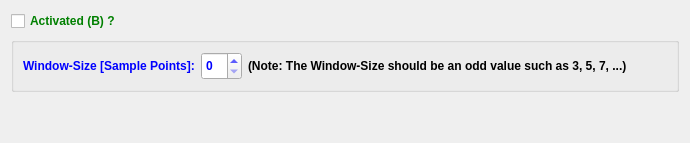
                  <widget class="QWidget" name="tab_11">
                   <attribute name="title">
                    <string>B</string>
                   </attribute>
                   <layout class="QVBoxLayout" name="verticalLayout_28">
                    <item>
                     <widget class="QCheckBox" name="checkBox_medianFilterBActivate">
                      <property name="font">
                       <font>
                        <weight>75</weight>
                        <bold>true</bold>
                       </font>
                      </property>
                      <property name="styleSheet">
                       <string notr="true">color: green
</string>
                      </property>
                      <property name="text">
                       <string>Activated (B) ?</string>
                      </property>
                     </widget>
                    </item>
                    <item>
                     <widget class="QGroupBox" name="groupBox_5">
                      <property name="title">
                       <string/>
                      </property>
                      <layout class="QVBoxLayout" name="verticalLayout_15">
                       <item>
                        <layout class="QHBoxLayout" name="horizontalLayout_38">
                         <item>
                          <widget class="QLabel" name="label_31">
                           <property name="font">
                            <font>
                             <weight>75</weight>
                             <bold>true</bold>
                            </font>
                           </property>
                           <property name="styleSheet">
                            <string notr="true">color: blue</string>
                           </property>
                           <property name="text">
                            <string>Window-Size [Sample Points]:</string>
                           </property>
                          </widget>
                         </item>
                         <item>
                          <widget class="QSpinBox" name="spinBox_medianFilterWindowSizeB">
                           <property name="minimumSize">
                            <size>
                             <width>0</width>
                             <height>28</height>
                            </size>
                           </property>
                           <property name="maximumSize">
                            <size>
                             <width>16777215</width>
                             <height>28</height>
                            </size>
                           </property>
                           <property name="font">
                            <font>
                             <weight>75</weight>
                             <bold>true</bold>
                            </font>
                           </property>
                           <property name="styleSheet">
                            <string notr="true">color: blue</string>
                           </property>
                          </widget>
                         </item>
                         <item>
                          <widget class="QLabel" name="label_148">
                           <property name="font">
                            <font>
                             <weight>75</weight>
                             <bold>true</bold>
                            </font>
                           </property>
                           <property name="text">
                            <string>(Note: The Window-Size should be an odd value such as 3, 5, 7, ...)</string>
                           </property>
                          </widget>
                         </item>
                         <item>
                          <spacer name="horizontalSpacer_14">
                           <property name="orientation">
                            <enum>Qt::Horizontal</enum>
                           </property>
                           <property name="sizeHint" stdset="0">
                            <size>
                             <width>40</width>
                             <height>20</height>
                            </size>
                           </property>
                          </spacer>
                         </item>
                        </layout>
                       </item>
                      </layout>
                     </widget>
                    </item>
                    <item>
                     <spacer name="verticalSpacer_4">
                      <property name="orientation">
                       <enum>Qt::Vertical</enum>
                      </property>
                      <property name="sizeHint" stdset="0">
                       <size>
                        <width>20</width>
                        <height>40</height>
                       </size>
                      </property>
                     </spacer>
                    </item>
                   </layout>
                  </widget>
